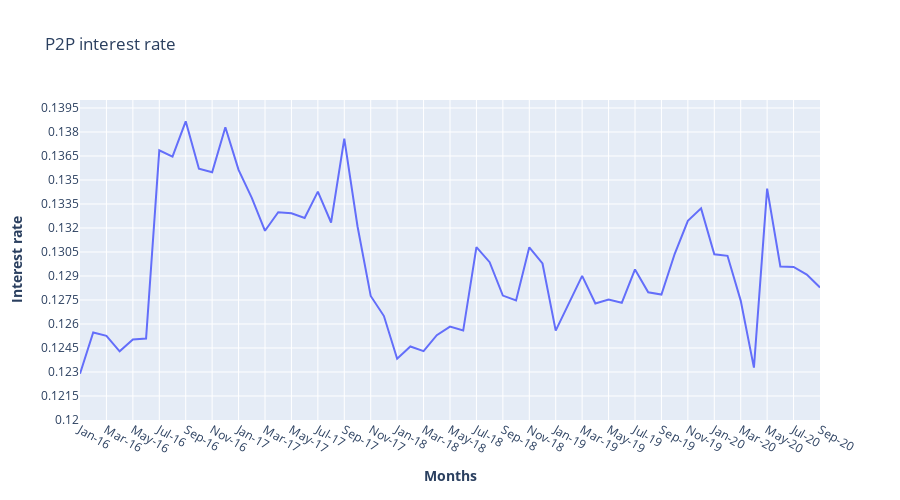

Notebook code for this chart:
### Code cell
fig = go.Figure()
fig = px.line(All_Fintech_Stata, x='issue_d', y="Average", title='P2P interest rate over time')
fig.update_layout(yaxis_range=[0.12,0.14])
fig.update_layout(title='P2P interest rate',
                   xaxis_title='<b>Months</b>',
                   yaxis_title='<b>Interest rate</b>')
fig.update_yaxes(tick0=0.0000, dtick=0.0015)
fig.update_layout(width=900, height=500)
fig.show()

### Figure 1 — Plotly figure (JSON) as saved in the notebook; plotly's stock layout.template omitted (floating-point values rounded to 4 significant figures)
{"data": [{"hovertemplate": "issue_d=%{x}<br>Average=%{y}<extra></extra>", "legendgroup": "", "line": {"color": "#636efa", "dash": "solid"}, "mode": "lines", "name": "", "orientation": "v", "showlegend": false, "type": "scatter", "x": ["Jan-16", "Feb-16", "Mar-16", "Apr-16", "May-16", "Jun-16", "Jul-16", "Aug-16", "Sep-16", "Oct-16", "Nov-16", "Dec-16", "Jan-17", "Feb-17", "Mar-17", "Apr-17", "May-17", "Jun-17", "Jul-17", "Aug-17", "Sep-17", "Oct-17", "Nov-17", "Dec-17", "Jan-18", "Feb-18", "Mar-18", "Apr-18", "May-18", "Jun-18", "Jul-18", "Aug-18", "Sep-18", "Oct-18", "Nov-18", "Dec-18", "Jan-19", "Feb-19", "Mar-19", "Apr-19", "May-19", "Jun-19", "Jul-19", "Aug-19", "Sep-19", "Oct-19", "Nov-19", "Dec-19", "Jan-20", "Feb-20", "Mar-20", "Apr-20", "May-20", "Jun-20", "Jul-20", "Aug-20", "Sep-20"], "xaxis": "x", "y": [0.1229, 0.1255, 0.1253, 0.1243, 0.125, 0.1251, 0.1369, 0.1365, 0.1387, 0.1357, 0.1355, 0.1383, 0.1356, 0.1339, 0.1318, 0.133, 0.1329, 0.1326, 0.1343, 0.1323, 0.1376, 0.1321, 0.1278, 0.1265, 0.1238, 0.1246, 0.1243, 0.1253, 0.1258, 0.1256, 0.1308, 0.1299, 0.1278, 0.1275, 0.1308, 0.1298, 0.1256, 0.1273, 0.129, 0.1273, 0.1275, 0.1273, 0.1294, 0.128, 0.1278, 0.1304, 0.1325, 0.1332, 0.1304, 0.1303, 0.1275, 0.1233, 0.1345, 0.1296, 0.1296, 0.1291, 0.1283], "yaxis": "y"}], "layout": {"height": 500, "legend": {"tracegroupgap": 0}, "title": {"text": "P2P interest rate"}, "width": 900, "xaxis": {"anchor": "y", "domain": [0, 1], "title": {"text": "<b>Months</b>"}}, "yaxis": {"anchor": "x", "domain": [0, 1], "dtick": 0.0015, "range": [0.12, 0.14], "tick0": 0, "title": {"text": "<b>Interest rate</b>"}}}}
